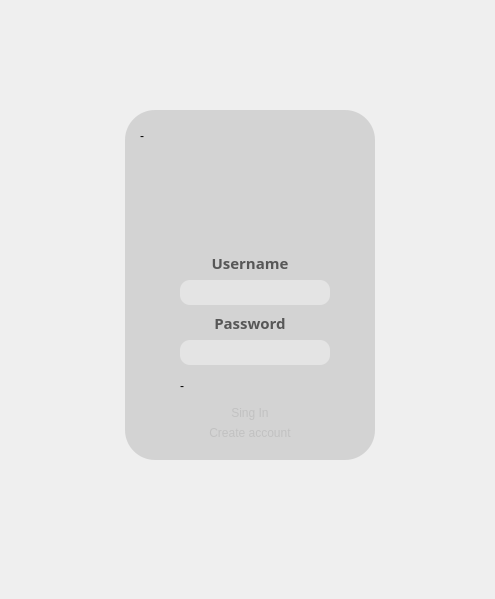
<?xml version="1.0" encoding="UTF-8"?>
<ui version="4.0">
 <class>authorization</class>
 <widget class="QDialog" name="authorization">
  <property name="geometry">
   <rect>
    <x>0</x>
    <y>0</y>
    <width>495</width>
    <height>599</height>
   </rect>
  </property>
  <property name="windowTitle">
   <string>Dialog</string>
  </property>
  <widget class="QLabel" name="UserText">
   <property name="geometry">
    <rect>
     <x>200</x>
     <y>250</y>
     <width>100</width>
     <height>25</height>
    </rect>
   </property>
   <property name="font">
    <font>
     <family>Segoe Print</family>
     <pointsize>11</pointsize>
     <italic>false</italic>
     <bold>true</bold>
     <underline>false</underline>
    </font>
   </property>
   <property name="layoutDirection">
    <enum>Qt::LeftToRight</enum>
   </property>
   <property name="styleSheet">
    <string notr="true">font: 700 11pt &quot;Segoe Print&quot;;
color: rgba(0, 0, 0, 150);</string>
   </property>
   <property name="text">
    <string>Username</string>
   </property>
   <property name="alignment">
    <set>Qt::AlignCenter</set>
   </property>
   <property name="wordWrap">
    <bool>true</bool>
   </property>
  </widget>
  <widget class="QLabel" name="LoginImage">
   <property name="geometry">
    <rect>
     <x>188</x>
     <y>120</y>
     <width>126</width>
     <height>126</height>
    </rect>
   </property>
   <property name="styleSheet">
    <string notr="true">width:200px;</string>
   </property>
   <property name="text">
    <string/>
   </property>
   <property name="pixmap">
    <pixmap resource="Resources.qrc">:/images/profile.png</pixmap>
   </property>
   <property name="scaledContents">
    <bool>true</bool>
   </property>
  </widget>
  <widget class="QPushButton" name="CreateBtn">
   <property name="geometry">
    <rect>
     <x>200</x>
     <y>420</y>
     <width>100</width>
     <height>25</height>
    </rect>
   </property>
   <property name="cursor">
    <cursorShape>PointingHandCursor</cursorShape>
   </property>
   <property name="styleSheet">
    <string notr="true">QPushButton{
background-color: rgba(255, 255, 255, 0);
border-radius: 10px;
color: rgba(192, 192, 192, 240);
text-align: center;
}
QPushButton:pressed{
background-color: rgba(255, 255, 255, 0);
border-radius: 10px;
color: rgba(128, 128, 128, 240);
text-align: center;
}</string>
   </property>
   <property name="text">
    <string>Create account</string>
   </property>
   <property name="autoDefault">
    <bool>false</bool>
   </property>
  </widget>
  <widget class="QLabel" name="BlurImage">
   <property name="geometry">
    <rect>
     <x>125</x>
     <y>110</y>
     <width>250</width>
     <height>350</height>
    </rect>
   </property>
   <property name="styleSheet">
    <string notr="true">background-color: rgba(192, 192, 192, 150);
border-radius: 30px;

</string>
   </property>
   <property name="text">
    <string/>
   </property>
  </widget>
  <widget class="QLineEdit" name="UserInput">
   <property name="geometry">
    <rect>
     <x>180</x>
     <y>280</y>
     <width>150</width>
     <height>25</height>
    </rect>
   </property>
   <property name="layoutDirection">
    <enum>Qt::RightToLeft</enum>
   </property>
   <property name="styleSheet">
    <string notr="true">background-color: rgba(255, 255, 255, 100);
border-radius: 10px;</string>
   </property>
  </widget>
  <widget class="QLabel" name="PasswdText">
   <property name="geometry">
    <rect>
     <x>200</x>
     <y>310</y>
     <width>100</width>
     <height>25</height>
    </rect>
   </property>
   <property name="font">
    <font>
     <family>Segoe Print</family>
     <pointsize>11</pointsize>
     <italic>false</italic>
     <bold>true</bold>
     <underline>false</underline>
    </font>
   </property>
   <property name="layoutDirection">
    <enum>Qt::RightToLeft</enum>
   </property>
   <property name="styleSheet">
    <string notr="true">font: 700 11pt &quot;Segoe Print&quot;;
color: rgba(0, 0, 0, 150);</string>
   </property>
   <property name="text">
    <string>Password</string>
   </property>
   <property name="alignment">
    <set>Qt::AlignCenter</set>
   </property>
  </widget>
  <widget class="QLineEdit" name="PasswdInput">
   <property name="geometry">
    <rect>
     <x>180</x>
     <y>340</y>
     <width>150</width>
     <height>25</height>
    </rect>
   </property>
   <property name="layoutDirection">
    <enum>Qt::RightToLeft</enum>
   </property>
   <property name="styleSheet">
    <string notr="true">background-color: rgba(255, 255, 255, 100);
border-radius: 10px;</string>
   </property>
  </widget>
  <widget class="QLabel" name="infoDB">
   <property name="geometry">
    <rect>
     <x>140</x>
     <y>110</y>
     <width>31</width>
     <height>51</height>
    </rect>
   </property>
   <property name="text">
    <string>-</string>
   </property>
  </widget>
  <widget class="QLabel" name="BgImage">
   <property name="geometry">
    <rect>
     <x>0</x>
     <y>0</y>
     <width>500</width>
     <height>600</height>
    </rect>
   </property>
   <property name="styleSheet">
    <string notr="true">background-image: url(:/images/darkBg.jpg);
</string>
   </property>
   <property name="text">
    <string/>
   </property>
  </widget>
  <widget class="QPushButton" name="SingInBtn">
   <property name="geometry">
    <rect>
     <x>200</x>
     <y>400</y>
     <width>100</width>
     <height>25</height>
    </rect>
   </property>
   <property name="cursor">
    <cursorShape>PointingHandCursor</cursorShape>
   </property>
   <property name="styleSheet">
    <string notr="true">QPushButton{
background-color: rgba(255, 255, 255, 0);
border-radius: 10px;
color: rgba(192, 192, 192, 240);
text-align: center;
}
QPushButton:pressed{
background-color: rgba(255, 255, 255, 0);
border-radius: 10px;
color: rgba(128, 128, 128, 240);
text-align: center;
}</string>
   </property>
   <property name="text">
    <string>Sing In</string>
   </property>
  </widget>
  <widget class="QLabel" name="ErrorText">
   <property name="geometry">
    <rect>
     <x>180</x>
     <y>370</y>
     <width>141</width>
     <height>31</height>
    </rect>
   </property>
   <property name="text">
    <string>-</string>
   </property>
  </widget>
  <zorder>BgImage</zorder>
  <zorder>BlurImage</zorder>
  <zorder>CreateBtn</zorder>
  <zorder>LoginImage</zorder>
  <zorder>UserInput</zorder>
  <zorder>PasswdInput</zorder>
  <zorder>infoDB</zorder>
  <zorder>UserText</zorder>
  <zorder>PasswdText</zorder>
  <zorder>ErrorText</zorder>
  <zorder>SingInBtn</zorder>
 </widget>
 <resources>
  <include location="Resources.qrc"/>
 </resources>
 <connections/>
</ui>
